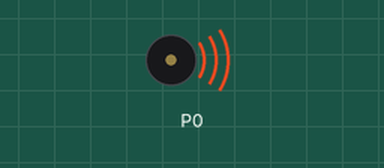
This program was run on a simulated BBC micro:bit running MicroPython. Parts: buzzer (waves = sounding). At 4.0 s the program stops and its outputs stay as they are.

Above: at 0.1 s.
At 4.1 s:
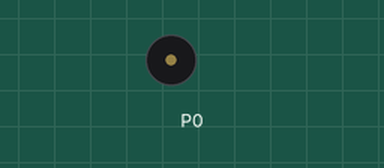
Timing chart, 0 to 5.5 s (numbered marks = the images above):
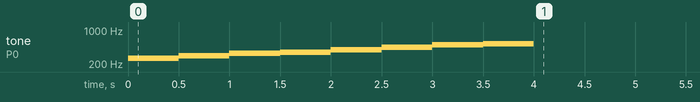

The program:

main.py
```python
from microbit import *
import music

speaker.off()
music.pitch(262, 500)
music.pitch(294, 500)
music.pitch(330, 500)
music.pitch(349, 500)
music.pitch(392, 500)
music.pitch(440, 500)
music.pitch(494, 500)
music.pitch(523, 500)
```

Measured:
- by itself, tone on P0: plays 262 Hz for 0.50 s, 294 Hz for 0.50 s, 330 Hz for 0.50 s, 349 Hz for 0.50 s, 392 Hz for 0.50 s, 440 Hz for 0.50 s … (8 notes in this stretch)
